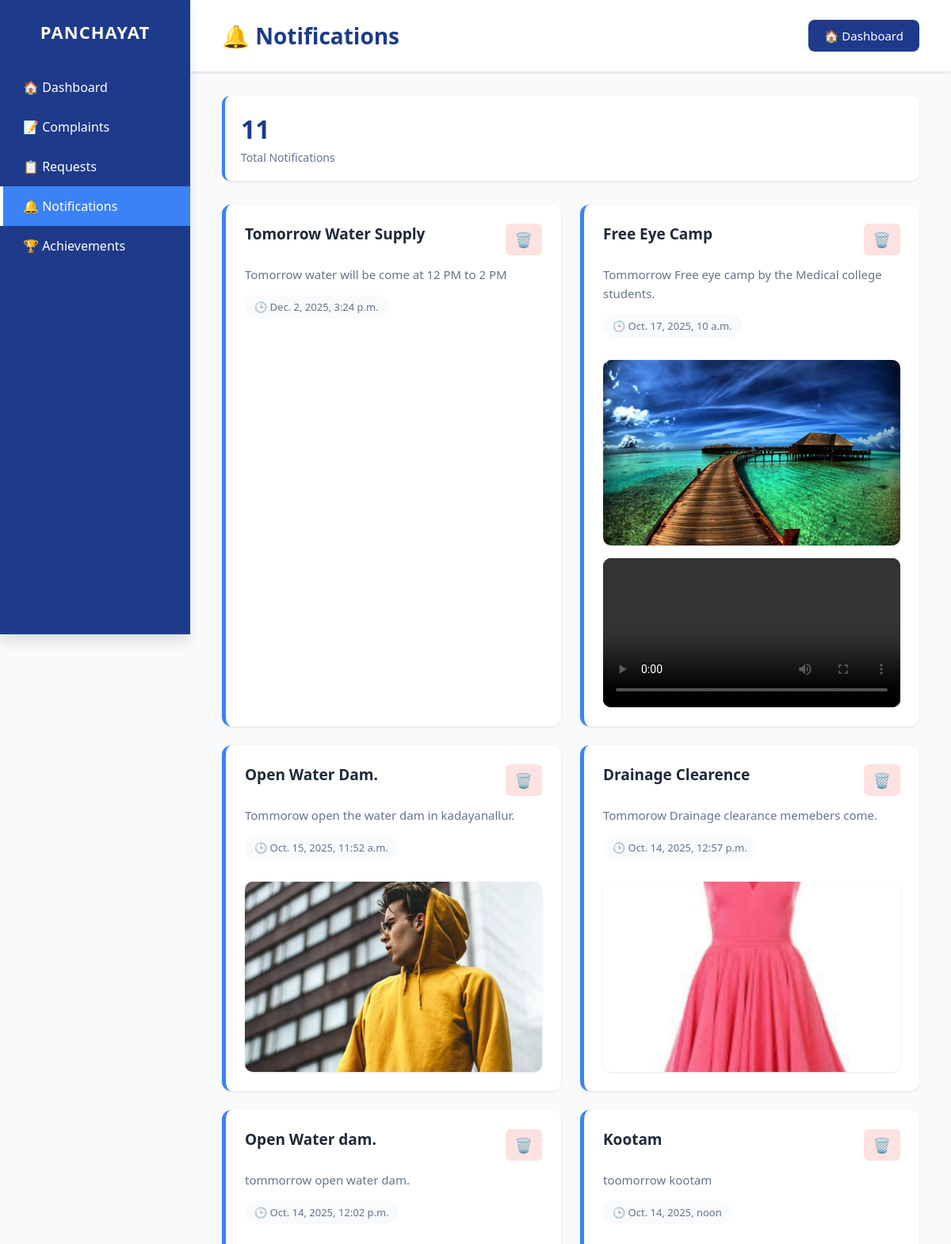
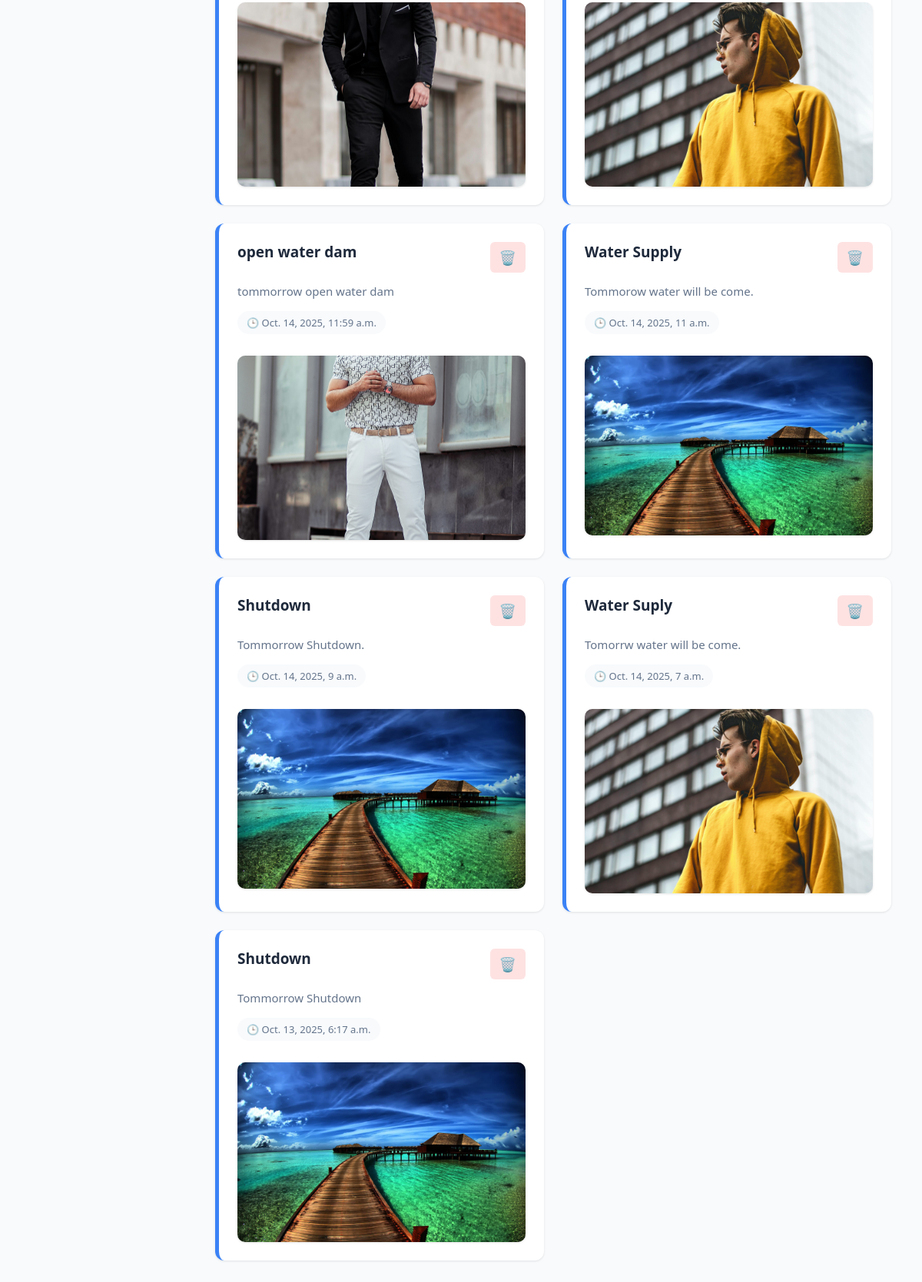
The app's page /notifications/ (signed in) with its own data (2 pictures, top to bottom).
### myapp/models.py (models this page shows)
class Post(models.Model):
    title = models.CharField(max_length=200)
    image = models.ImageField(upload_to='posts/images/', null=True, blank=True)
    video = models.FileField(upload_to='posts/videos/', null=True, blank=True)
    message = models.TextField(null=True, blank=True)
    created_at = models.DateTimeField(default=timezone.now)
    deleted_by = models.TextField(blank=True, default="")

### myapp/views.py (the view)
# urls.py: path('notifications/', views.notification_page, name='notification_page'),
def notification_page(request):  # Supervisor
    username = request.session.get('supervisor_username')
    if not username:
        return redirect('loginpage3')  # not logged in
    posts = Post.objects.exclude(deleted_by__icontains=username).order_by('-created_at')
    return render(request, "Notificationpage.html", {'posts': posts})

### myapp/templates/Notificationpage.html (shortened to what this page needs)
<!DOCTYPE html>
<html lang="en">
<head>
</head>
<body>
  <div class="sidebar" role="navigation" aria-label="Main sidebar">
    <h2>PANCHAYAT</h2>
    <div class="menu">
      <a href="{% url 'Mainsupervisor' %}">🏠 Dashboard</a>
      <a href="{% url 'complaintsupervisor' %}">📝 Complaints</a>
      <a href="{% url 'requestsupervisor' %}">📋 Requests</a>
      <a href="{% url 'notification_page' %}" class="active">🔔 Notifications</a>
      <a href="{% url 'Achievementsupervisor' %}">🏆 Achievements</a>
    </div>
  </div>
  <div class="content">
    <div class="header">
      <h1>🔔 Notifications</h1>
      <a href="{% url 'Mainsupervisor' %}" class="back-btn">🏠 Dashboard</a>
    </div>
    <div class="main-body">
      <div class="stats-bar">
        <div class="stat-card">
          <div class="stat-number">{{ posts|length }}</div>
          <div class="stat-label">Total Notifications</div>
        </div>
      </div>
      <div class="notifications-container">
        {% for post in posts %}
        <div class="notification-card">
          <div class="card-header">
            <div class="title">{{ post.title }}</div>
            <button class="delete-btn"
                    onclick="if(confirm('Are you sure you want to delete this notification?')) window.location.href='{% url 'delete_post' post.id %}';"
                    title="Delete notification">
              🗑️
            </button>
          </div>
          <div class="message">{{ post.message }}</div>
          <div class="date-time">
            🕒 {{ post.created_at }}
          </div>
          {% if post.image %}
          <div class="media">
            <img src="{{ post.image.url }}" alt="{{ post.title }}">
          </div>
          {% endif %}
          {% if post.video %}
          <div class="media">
            <video controls>
              <source src="{{ post.video.url }}" type="video/mp4">
            </video>
          </div>
          {% endif %}
        </div>
        {% empty %}
        <div class="empty-state">
          <div class="empty-state-icon">📭</div>
          <div class="empty-state-text">No notifications found</div>
        </div>
        {% endfor %}
      </div>
    </div>
  </div>
</body>
</html>

### myapp/templates/Notificationpage.html (style rules this page uses)
:root { --primary-blue: #1e3a8a; --hover-blue: #144f8a; --active-blue: #3b82f6; --background: #f8fafc; --card-bg: #ffffff; --text-primary: #1e293b; --text-secondary: #64748b; --border-color: #e2e8f0; --success-green: #16a34a; --danger-red: #dc2626; --shadow-sm: 0 1px 3px rgba(0, 0, 0, 0.1); --shadow-md: 0 4px 6px rgba(0, 0, 0, 0.1); --shadow-lg: 0 10px 15px rgba(0, 0, 0, 0.1); }
* { margin: 0; padding: 0; box-sizing: border-box; font-family: "Segoe UI", -apple-system, BlinkMacSystemFont, sans-serif; }
body { display: flex; background: var(--background); min-height: 100vh; color: var(--text-primary); }
.sidebar { width: 240px; height: 100vh; background: var(--primary-blue); color: #fff; padding: 25px 0; position: fixed; top: 0; left: 0; overflow-y: auto; box-shadow: var(--shadow-lg); z-index: 1000; }
.sidebar h2 { text-align: center; margin-bottom: 30px; font-size: 22px; letter-spacing: 1px; font-weight: bold; padding: 0 20px; }
.menu a { display: block; padding: 14px 25px; color: white; text-decoration: none; font-size: 16px; transition: all 0.2s ease; border-left: 4px solid transparent; }
.sidebar .active { background: var(--active-blue); border-left: 4px solid #ffffff; }
.content { margin-left: 240px; width: calc(100% - 240px); min-height: 100vh; padding: 0; }
.header { background: var(--card-bg); padding: 25px 40px; box-shadow: var(--shadow-sm); border-bottom: 1px solid var(--border-color); position: sticky; top: 0; z-index: 100; display: flex; justify-content: space-between; align-items: center; }
.header h1 { color: var(--primary-blue); font-size: 28px; font-weight: 700; display: flex; align-items: center; gap: 12px; }
.back-btn { background: var(--primary-blue); color: white; padding: 10px 20px; border-radius: 8px; cursor: pointer; font-size: 15px; text-decoration: none; border: none; box-shadow: var(--shadow-sm); transition: all 0.3s ease; display: inline-flex; align-items: center; gap: 8px; font-weight: 500; }
.main-body { padding: 30px 40px; }
.stats-bar { display: flex; gap: 20px; margin-bottom: 30px; }
.stat-card { background: var(--card-bg); padding: 20px; border-radius: 10px; box-shadow: var(--shadow-sm); flex: 1; border-left: 4px solid var(--active-blue); }
.stat-number { font-size: 32px; font-weight: 700; color: var(--primary-blue); }
.stat-label { color: var(--text-secondary); font-size: 14px; margin-top: 5px; }
.notifications-container { display: grid; grid-template-columns: repeat(auto-fill, minmax(360px, 1fr)); gap: 24px; }
.notification-card { background: var(--card-bg); padding: 24px; border-radius: 12px; border-left: 5px solid var(--active-blue); box-shadow: var(--shadow-sm); position: relative; transition: all 0.3s ease; overflow: hidden; }
.notification-card::before { content: ''; position: absolute; top: 0; left: 0; right: 0; height: 3px; background: linear-gradient(90deg, var(--active-blue), var(--primary-blue)); opacity: 0; transition: opacity 0.3s ease; }
.card-header { display: flex; justify-content: space-between; align-items: flex-start; margin-bottom: 12px; }
.title { font-size: 19px; font-weight: 700; color: var(--text-primary); line-height: 1.4; flex: 1; padding-right: 10px; }
.delete-btn { background: #fee2e2; color: var(--danger-red); border: none; cursor: pointer; padding: 8px 12px; border-radius: 6px; font-size: 18px; transition: all 0.3s ease; flex-shrink: 0; }
.message { color: var(--text-secondary); margin-bottom: 14px; line-height: 1.6; font-size: 15px; }
.date-time { display: inline-flex; align-items: center; gap: 6px; font-size: 13px; color: var(--text-secondary); background: var(--background); padding: 6px 12px; border-radius: 20px; margin-bottom: 12px; font-weight: 500; }
.media { margin-top: 16px; border-radius: 10px; overflow: hidden; box-shadow: var(--shadow-sm); }
.media img, .media video { width: 100%; max-height: 240px; object-fit: cover; display: block; transition: transform 0.3s ease; }
.media video { background: #000; }

### records on screen
Post: title "Tomorrow Water Supply", message "Tomorrow water will be come at 12 PM to 2 PM", created_at "Dec. 2, 2025, 3:24 p.m."
Post: title "Free Eye Camp", message "Tommorrow Free eye camp by the Medical college students.", created_at "Oct. 17, 2025, 10 a.m.", image (picture)
Post: title "Open Water Dam.", message "Tommorow open the water dam in kadayanallur.", created_at "Oct. 15, 2025, 11:52 a.m.", image (picture)
Post: title "Drainage Clearence", message "Tommorow Drainage clearance memebers come.", created_at "Oct. 14, 2025, 12:57 p.m.", image (picture)
Post: title "Open Water dam.", message "tommorrow open water dam.", created_at "Oct. 14, 2025, 12:02 p.m.", image (picture)
Post: title "Kootam", message "toomorrow kootam", created_at "Oct. 14, 2025, noon", image (picture)
Post: title "open water dam", message "tommorrow open water dam", created_at "Oct. 14, 2025, 11:59 a.m.", image (picture)
Post: title "Water Supply", message "Tommorow water will be come.", created_at "Oct. 14, 2025, 11 a.m.", image (picture)
Post: title "Shutdown", message "Tommorrow Shutdown.", created_at "Oct. 14, 2025, 9 a.m.", image (picture)
Post: title "Water Suply", message "Tomorrw water will be come.", created_at "Oct. 14, 2025, 7 a.m.", image (picture)
Post: title "Shutdown", message "Tommorrow Shutdown", created_at "Oct. 13, 2025, 6:17 a.m.", image (picture)

### other values on screen
{{ posts|length }} "11"
